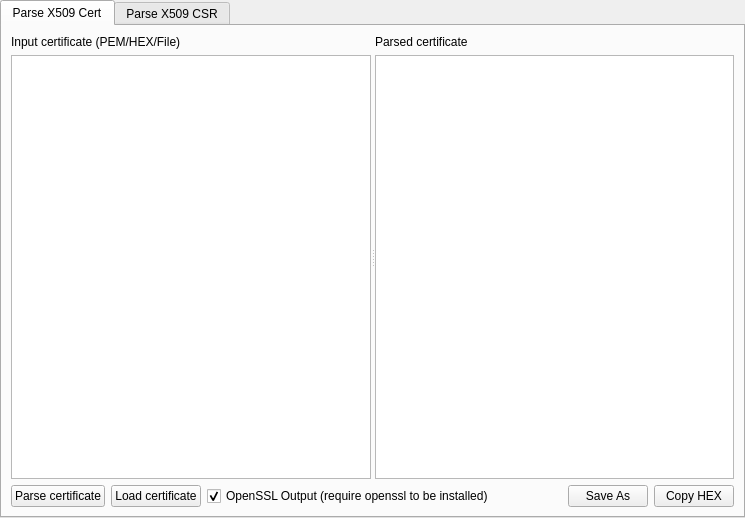
<?xml version="1.0" encoding="UTF-8"?>
<ui version="4.0">
 <class>UiCertificates</class>
 <widget class="QWidget" name="UiCertificates">
  <property name="geometry">
   <rect>
    <x>0</x>
    <y>0</y>
    <width>745</width>
    <height>518</height>
   </rect>
  </property>
  <property name="windowTitle">
   <string>X509 Certs &amp; CSR Tool</string>
  </property>
  <layout class="QGridLayout" name="gridLayout">
   <property name="leftMargin">
    <number>0</number>
   </property>
   <property name="topMargin">
    <number>0</number>
   </property>
   <property name="rightMargin">
    <number>0</number>
   </property>
   <property name="bottomMargin">
    <number>0</number>
   </property>
   <item row="0" column="0">
    <widget class="QTabWidget" name="certificates_tabWidget_X25519">
     <property name="currentIndex">
      <number>0</number>
     </property>
     <widget class="QWidget" name="tabName_certificates_X25519_Parse">
      <attribute name="title">
       <string>Parse X509 Cert</string>
      </attribute>
      <layout class="QGridLayout" name="gridLayout_3">
       <item row="1" column="1">
        <widget class="QPushButton" name="pushButton_certificates_Parse_LoadCertificate">
         <property name="text">
          <string>Load certificate</string>
         </property>
        </widget>
       </item>
       <item row="1" column="3">
        <spacer name="horizontalSpacer_2">
         <property name="orientation">
          <enum>Qt::Horizontal</enum>
         </property>
         <property name="sizeHint" stdset="0">
          <size>
           <width>349</width>
           <height>20</height>
          </size>
         </property>
        </spacer>
       </item>
       <item row="0" column="0" colspan="6">
        <widget class="QSplitter" name="splitter_2">
         <property name="orientation">
          <enum>Qt::Horizontal</enum>
         </property>
         <widget class="QWidget" name="verticalLayoutWidget_4">
          <layout class="QVBoxLayout" name="verticalLayout_Input_2">
           <item>
            <widget class="QLabel" name="label_27">
             <property name="text">
              <string>Input certificate (PEM/HEX/File)</string>
             </property>
            </widget>
           </item>
           <item>
            <widget class="AdvancedTextEdit" name="textEdit_certificates_Parse_InputCertificate">
             <property name="html">
              <string>&lt;!DOCTYPE HTML PUBLIC &quot;-//W3C//DTD HTML 4.0//EN&quot; &quot;http://www.w3.org/TR/REC-html40/strict.dtd&quot;&gt;
&lt;html&gt;&lt;head&gt;&lt;meta name=&quot;qrichtext&quot; content=&quot;1&quot; /&gt;&lt;meta charset=&quot;utf-8&quot; /&gt;&lt;style type=&quot;text/css&quot;&gt;
p, li { white-space: pre-wrap; }
hr { height: 1px; border-width: 0; }
&lt;/style&gt;&lt;/head&gt;&lt;body style=&quot; font-family:'Segoe UI'; font-size:9pt; font-weight:400; font-style:normal;&quot;&gt;
&lt;p style=&quot;-qt-paragraph-type:empty; margin-top:0px; margin-bottom:0px; margin-left:0px; margin-right:0px; -qt-block-indent:0; text-indent:0px; font-family:'MS Shell Dlg 2'; font-size:8.25pt;&quot;&gt;&lt;br /&gt;&lt;/p&gt;&lt;/body&gt;&lt;/html&gt;</string>
             </property>
            </widget>
           </item>
          </layout>
         </widget>
         <widget class="QWidget" name="verticalLayoutWidget_3">
          <layout class="QVBoxLayout" name="verticalLayout_Output_2">
           <item>
            <widget class="QLabel" name="label_28">
             <property name="text">
              <string>Parsed certificate</string>
             </property>
            </widget>
           </item>
           <item>
            <widget class="QTextEdit" name="textEdit_certificates_Parse_ParsedCertificate"/>
           </item>
          </layout>
         </widget>
        </widget>
       </item>
       <item row="1" column="4">
        <widget class="QPushButton" name="pushButton_certificates_Parse_ExportCRT">
         <property name="text">
          <string>Save As</string>
         </property>
        </widget>
       </item>
       <item row="1" column="0">
        <widget class="QPushButton" name="pushButton_certificates_Parse_ParseCertificate">
         <property name="text">
          <string>Parse certificate</string>
         </property>
        </widget>
       </item>
       <item row="1" column="5">
        <widget class="QPushButton" name="pushButton_certificates_Parse_CopyCertHEX">
         <property name="text">
          <string>Copy HEX</string>
         </property>
        </widget>
       </item>
       <item row="1" column="2">
        <widget class="QCheckBox" name="checkBox_CertOpensslOutput">
         <property name="text">
          <string>OpenSSL Output (require openssl to be installed)</string>
         </property>
         <property name="checked">
          <bool>true</bool>
         </property>
        </widget>
       </item>
      </layout>
     </widget>
     <widget class="QWidget" name="tabName_Certificates_X25519_ParseCSR">
      <attribute name="title">
       <string>Parse X509 CSR</string>
      </attribute>
      <layout class="QGridLayout" name="gridLayout_2">
       <item row="0" column="0" colspan="6">
        <widget class="QSplitter" name="splitter">
         <property name="orientation">
          <enum>Qt::Horizontal</enum>
         </property>
         <widget class="QWidget" name="verticalLayoutWidget_2">
          <layout class="QVBoxLayout" name="verticalLayout_Input">
           <item>
            <widget class="QLabel" name="label_29">
             <property name="text">
              <string>Input CSR (PEM/HEX/File)</string>
             </property>
            </widget>
           </item>
           <item>
            <widget class="AdvancedTextEdit" name="textEdit_certificates_ParseCsr_InputCsr">
             <property name="html">
              <string>&lt;!DOCTYPE HTML PUBLIC &quot;-//W3C//DTD HTML 4.0//EN&quot; &quot;http://www.w3.org/TR/REC-html40/strict.dtd&quot;&gt;
&lt;html&gt;&lt;head&gt;&lt;meta name=&quot;qrichtext&quot; content=&quot;1&quot; /&gt;&lt;meta charset=&quot;utf-8&quot; /&gt;&lt;style type=&quot;text/css&quot;&gt;
p, li { white-space: pre-wrap; }
hr { height: 1px; border-width: 0; }
&lt;/style&gt;&lt;/head&gt;&lt;body style=&quot; font-family:'Segoe UI'; font-size:9pt; font-weight:400; font-style:normal;&quot;&gt;
&lt;p style=&quot;-qt-paragraph-type:empty; margin-top:0px; margin-bottom:0px; margin-left:0px; margin-right:0px; -qt-block-indent:0; text-indent:0px; font-family:'MS Shell Dlg 2'; font-size:8.25pt;&quot;&gt;&lt;br /&gt;&lt;/p&gt;&lt;/body&gt;&lt;/html&gt;</string>
             </property>
            </widget>
           </item>
          </layout>
         </widget>
         <widget class="QWidget" name="verticalLayoutWidget">
          <layout class="QVBoxLayout" name="verticalLayout_Output">
           <item>
            <widget class="QLabel" name="label_30">
             <property name="text">
              <string>Parsed CSR</string>
             </property>
            </widget>
           </item>
           <item>
            <widget class="QTextEdit" name="textEdit_certificates_Parse_ParsedCSR"/>
           </item>
          </layout>
         </widget>
        </widget>
       </item>
       <item row="1" column="0">
        <widget class="QPushButton" name="pushButton_certificates_Parse_ParseCSR">
         <property name="text">
          <string>Parse CSR</string>
         </property>
        </widget>
       </item>
       <item row="1" column="1">
        <widget class="QPushButton" name="pushButton_certificates_Parse_LoadCSR">
         <property name="text">
          <string>Load CSR</string>
         </property>
        </widget>
       </item>
       <item row="1" column="4">
        <widget class="QPushButton" name="pushButton_certificates_Parse_ExportCSR">
         <property name="text">
          <string>Save As</string>
         </property>
        </widget>
       </item>
       <item row="1" column="3">
        <spacer name="horizontalSpacer">
         <property name="orientation">
          <enum>Qt::Horizontal</enum>
         </property>
         <property name="sizeHint" stdset="0">
          <size>
           <width>379</width>
           <height>20</height>
          </size>
         </property>
        </spacer>
       </item>
       <item row="1" column="5">
        <widget class="QPushButton" name="pushButton_certificates_Parse_CopyCSRHEX">
         <property name="text">
          <string>Copy HEX</string>
         </property>
        </widget>
       </item>
       <item row="1" column="2">
        <widget class="QCheckBox" name="checkBox_CsrOpenSslOutput">
         <property name="text">
          <string>OpenSSL Output (require OpenSSL installed)</string>
         </property>
         <property name="checked">
          <bool>true</bool>
         </property>
        </widget>
       </item>
      </layout>
     </widget>
    </widget>
   </item>
  </layout>
 </widget>
 <customwidgets>
  <customwidget>
   <class>AdvancedTextEdit</class>
   <extends>QTextEdit</extends>
   <header>AdvancedTextEdit.h</header>
  </customwidget>
 </customwidgets>
 <resources/>
 <connections/>
</ui>
